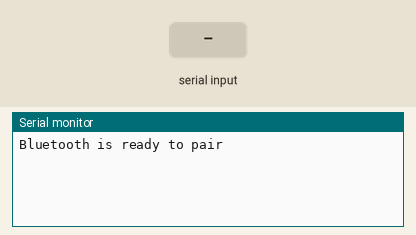
Bench run of a sketch on a simulated ESP32. On the bench: the last lines printed to the serial monitor. Inputs (shaded band) come from the test bench. Nothing arrives over Bluetooth unless stated.

Above: at 1.2 s.
1.3 s: "1" received over the second serial link
At 2.9 s:
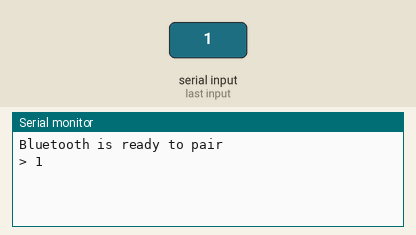
3.8 s: "0" received over the second serial link
At 5.2 s:
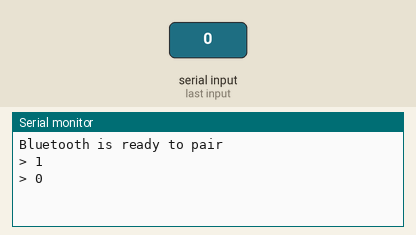
5.3 s: "2" received over the second serial link
At 7.2 s:
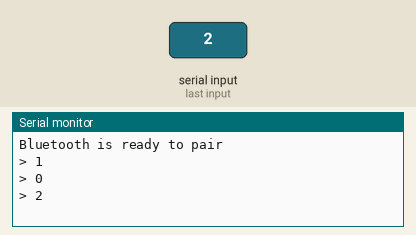

Measured:
- after the input at 1.3 s, the serial monitor: prints a new line after 1.0 s (image 1)
- after the input at 3.8 s, the serial monitor: prints a new line after 1.0 s (image 2)
- after the input at 5.3 s, the serial monitor: prints a new line after 1.0 s (image 3)

The sketch:

Day_3_bluetooth_with_esp32.ino
```cpp
#include "BluetoothSerial.h"

BluetoothSerial SerialBT;

void setup() {
  Serial.begin(115200);
  SerialBT.begin("C'est moi Doh");
  Serial.println("Bluetooth is ready to pair");

}

void loop() {
  if(SerialBT.available()){
     String incoming = SerialBT.readString();
     Serial.println("> " + incoming);
   }
}
```
